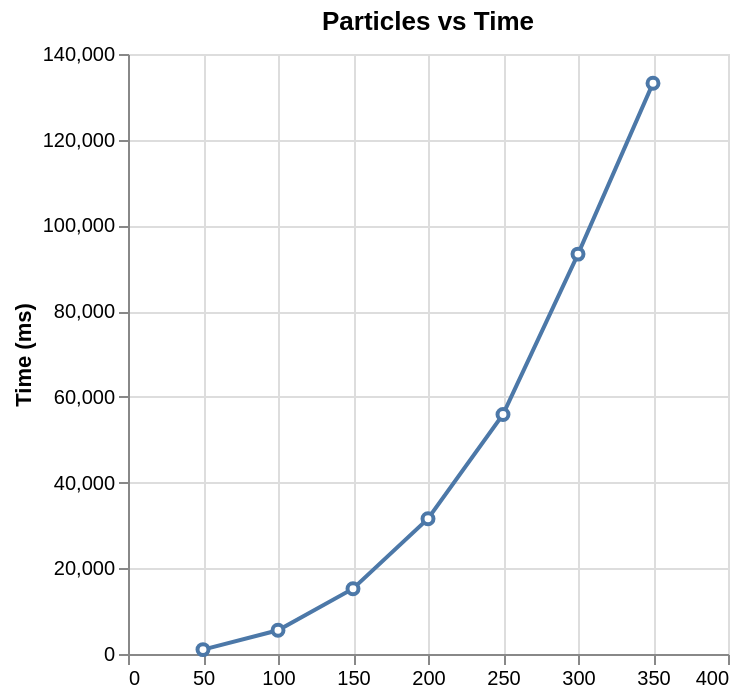

The cell this chart's notebook holds for it:
### Code cell
base = alt.Chart(data).mark_line(point=alt.OverlayMarkDef(filled=False, fill="white")).encode(
    x=alt.X('Heightfield Dimensions:Q', title=''),
    y=alt.Y('Time:Q', title='Time (ms)'),
    tooltip= ['Particles:N', alt.Tooltip('Time:Q', title='Time (ms)')],
).properties(
    title='Particles vs Time'
)
base

### Figure 1 — Vega-Lite specification as saved in the notebook (floating-point values rounded to 4 significant figures)
{"config": {"view": {"continuousWidth": 300, "continuousHeight": 300}}, "data": {"name": "data-202aa48bf3cb7f0eac967c15f5283a94"}, "mark": {"type": "line", "point": {"fill": "white", "filled": false}}, "encoding": {"tooltip": [{"field": "Particles", "type": "nominal"}, {"field": "Time", "title": "Time (ms)", "type": "quantitative"}], "x": {"field": "Heightfield Dimensions", "title": "", "type": "quantitative"}, "y": {"field": "Time", "title": "Time (ms)", "type": "quantitative"}}, "title": "Particles vs Time", "$schema": "https://vega.github.io/schema/vega-lite/v6.4.1.json", "datasets": {"data-202aa48bf3cb7f0eac967c15f5283a94": [{"Heightfield Dimensions": 350, "Particles": 1529075, "Time": 133194, "Time per Particle": 0.08711}, {"Heightfield Dimensions": 300, "Particles": 1120414, "Time": 93306, "Time per Particle": 0.08328}, {"Heightfield Dimensions": 250, "Particles": 775251, "Time": 55890, "Time per Particle": 0.07209}, {"Heightfield Dimensions": 200, "Particles": 493312, "Time": 31552, "Time per Particle": 0.06396}, {"Heightfield Dimensions": 150, "Particles": 274996, "Time": 15235, "Time per Particle": 0.0554}, {"Heightfield Dimensions": 100, "Particles": 119998, "Time": 5532, "Time per Particle": 0.0461}, {"Heightfield Dimensions": 50, "Particles": 28567, "Time": 1025, "Time per Particle": 0.03588}]}}
